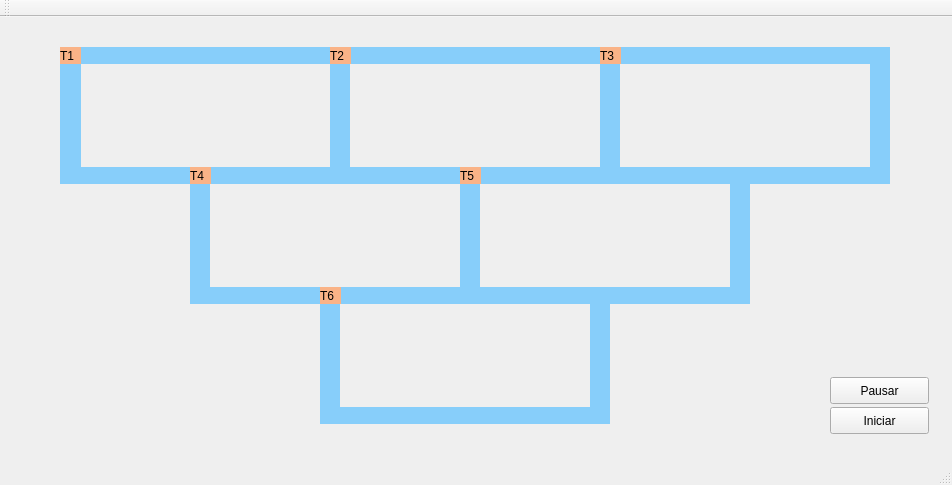
<?xml version="1.0" encoding="UTF-8"?>
<ui version="4.0">
 <class>MainWindow</class>
 <widget class="QMainWindow" name="MainWindow">
  <property name="geometry">
   <rect>
    <x>0</x>
    <y>0</y>
    <width>952</width>
    <height>485</height>
   </rect>
  </property>
  <property name="windowTitle">
   <string>MainWindow</string>
  </property>
  <property name="styleSheet">
   <string notr="true">QLabel { background: blue}</string>
  </property>
  <widget class="QWidget" name="centralWidget">
   <widget class="QLabel" name="label_trem1">
    <property name="geometry">
     <rect>
      <x>60</x>
      <y>30</y>
      <width>21</width>
      <height>17</height>
     </rect>
    </property>
    <property name="styleSheet">
     <string notr="true">QLabel { background: #fab387}</string>
    </property>
    <property name="text">
     <string>T1</string>
    </property>
   </widget>
   <widget class="QLabel" name="label_trilho1">
    <property name="geometry">
     <rect>
      <x>80</x>
      <y>30</y>
      <width>250</width>
      <height>17</height>
     </rect>
    </property>
    <property name="styleSheet">
     <string notr="true">QLabel { background: #87cefa}</string>
    </property>
    <property name="text">
     <string/>
    </property>
   </widget>
   <widget class="QLabel" name="label_trilho2">
    <property name="geometry">
     <rect>
      <x>80</x>
      <y>150</y>
      <width>250</width>
      <height>17</height>
     </rect>
    </property>
    <property name="styleSheet">
     <string notr="true">QLabel { background: #87cefa}</string>
    </property>
    <property name="text">
     <string/>
    </property>
   </widget>
   <widget class="QLabel" name="label_trilho3">
    <property name="geometry">
     <rect>
      <x>330</x>
      <y>30</y>
      <width>20</width>
      <height>137</height>
     </rect>
    </property>
    <property name="styleSheet">
     <string notr="true">QLabel { background: #87cefa}</string>
    </property>
    <property name="text">
     <string/>
    </property>
   </widget>
   <widget class="QLabel" name="label_trilho4">
    <property name="geometry">
     <rect>
      <x>60</x>
      <y>30</y>
      <width>21</width>
      <height>137</height>
     </rect>
    </property>
    <property name="styleSheet">
     <string notr="true">QLabel { background: #87cefa}</string>
    </property>
    <property name="text">
     <string/>
    </property>
   </widget>
   <widget class="QPushButton" name="botao_iniciar">
    <property name="geometry">
     <rect>
      <x>830</x>
      <y>390</y>
      <width>99</width>
      <height>27</height>
     </rect>
    </property>
    <property name="text">
     <string>Iniciar</string>
    </property>
   </widget>
   <widget class="QLabel" name="label_trilho3_2">
    <property name="geometry">
     <rect>
      <x>600</x>
      <y>30</y>
      <width>20</width>
      <height>137</height>
     </rect>
    </property>
    <property name="styleSheet">
     <string notr="true">QLabel { background: #87cefa}</string>
    </property>
    <property name="text">
     <string/>
    </property>
   </widget>
   <widget class="QLabel" name="label_trilho1_2">
    <property name="geometry">
     <rect>
      <x>350</x>
      <y>30</y>
      <width>250</width>
      <height>17</height>
     </rect>
    </property>
    <property name="styleSheet">
     <string notr="true">QLabel { background: #87cefa}</string>
    </property>
    <property name="text">
     <string/>
    </property>
   </widget>
   <widget class="QLabel" name="label_trilho2_2">
    <property name="geometry">
     <rect>
      <x>350</x>
      <y>150</y>
      <width>250</width>
      <height>17</height>
     </rect>
    </property>
    <property name="styleSheet">
     <string notr="true">QLabel { background: #87cefa}</string>
    </property>
    <property name="text">
     <string/>
    </property>
   </widget>
   <widget class="QLabel" name="label_trilho3_3">
    <property name="geometry">
     <rect>
      <x>870</x>
      <y>30</y>
      <width>20</width>
      <height>137</height>
     </rect>
    </property>
    <property name="styleSheet">
     <string notr="true">QLabel { background: #87cefa}</string>
    </property>
    <property name="text">
     <string/>
    </property>
   </widget>
   <widget class="QLabel" name="label_trilho1_3">
    <property name="geometry">
     <rect>
      <x>620</x>
      <y>30</y>
      <width>250</width>
      <height>17</height>
     </rect>
    </property>
    <property name="styleSheet">
     <string notr="true">QLabel { background: #87cefa}</string>
    </property>
    <property name="text">
     <string/>
    </property>
   </widget>
   <widget class="QLabel" name="label_trilho2_3">
    <property name="geometry">
     <rect>
      <x>620</x>
      <y>150</y>
      <width>250</width>
      <height>17</height>
     </rect>
    </property>
    <property name="styleSheet">
     <string notr="true">QLabel { background: #87cefa}</string>
    </property>
    <property name="text">
     <string/>
    </property>
   </widget>
   <widget class="QLabel" name="label_trilho2_4">
    <property name="geometry">
     <rect>
      <x>210</x>
      <y>270</y>
      <width>250</width>
      <height>17</height>
     </rect>
    </property>
    <property name="styleSheet">
     <string notr="true">QLabel { background: #87cefa}</string>
    </property>
    <property name="text">
     <string/>
    </property>
   </widget>
   <widget class="QLabel" name="label_trilho3_4">
    <property name="geometry">
     <rect>
      <x>190</x>
      <y>150</y>
      <width>20</width>
      <height>137</height>
     </rect>
    </property>
    <property name="styleSheet">
     <string notr="true">QLabel { background: #87cefa}</string>
    </property>
    <property name="text">
     <string/>
    </property>
   </widget>
   <widget class="QLabel" name="label_trilho3_5">
    <property name="geometry">
     <rect>
      <x>460</x>
      <y>150</y>
      <width>20</width>
      <height>137</height>
     </rect>
    </property>
    <property name="styleSheet">
     <string notr="true">QLabel { background: #87cefa}</string>
    </property>
    <property name="text">
     <string/>
    </property>
   </widget>
   <widget class="QLabel" name="label_trilho2_5">
    <property name="geometry">
     <rect>
      <x>480</x>
      <y>270</y>
      <width>250</width>
      <height>17</height>
     </rect>
    </property>
    <property name="styleSheet">
     <string notr="true">QLabel { background: #87cefa}</string>
    </property>
    <property name="text">
     <string/>
    </property>
   </widget>
   <widget class="QLabel" name="label_trilho3_7">
    <property name="geometry">
     <rect>
      <x>730</x>
      <y>150</y>
      <width>20</width>
      <height>137</height>
     </rect>
    </property>
    <property name="styleSheet">
     <string notr="true">QLabel { background: #87cefa}</string>
    </property>
    <property name="text">
     <string/>
    </property>
   </widget>
   <widget class="QLabel" name="label_trem2">
    <property name="geometry">
     <rect>
      <x>330</x>
      <y>30</y>
      <width>21</width>
      <height>17</height>
     </rect>
    </property>
    <property name="styleSheet">
     <string notr="true">QLabel { background: #fab387}</string>
    </property>
    <property name="text">
     <string>T2</string>
    </property>
   </widget>
   <widget class="QLabel" name="label_trem3">
    <property name="geometry">
     <rect>
      <x>600</x>
      <y>30</y>
      <width>21</width>
      <height>17</height>
     </rect>
    </property>
    <property name="styleSheet">
     <string notr="true">QLabel { background: #fab387}</string>
    </property>
    <property name="text">
     <string>T3</string>
    </property>
   </widget>
   <widget class="QLabel" name="label_trem4">
    <property name="geometry">
     <rect>
      <x>190</x>
      <y>150</y>
      <width>21</width>
      <height>17</height>
     </rect>
    </property>
    <property name="styleSheet">
     <string notr="true">QLabel { background: #fab387}</string>
    </property>
    <property name="text">
     <string>T4</string>
    </property>
   </widget>
   <widget class="QLabel" name="label_trem5">
    <property name="geometry">
     <rect>
      <x>460</x>
      <y>150</y>
      <width>21</width>
      <height>17</height>
     </rect>
    </property>
    <property name="styleSheet">
     <string notr="true">QLabel { background: #fab387}</string>
    </property>
    <property name="text">
     <string>T5</string>
    </property>
   </widget>
   <widget class="QLabel" name="label_trilho3_8">
    <property name="geometry">
     <rect>
      <x>590</x>
      <y>270</y>
      <width>20</width>
      <height>137</height>
     </rect>
    </property>
    <property name="styleSheet">
     <string notr="true">QLabel { background: #87cefa}</string>
    </property>
    <property name="text">
     <string/>
    </property>
   </widget>
   <widget class="QLabel" name="label_trilho3_6">
    <property name="geometry">
     <rect>
      <x>320</x>
      <y>270</y>
      <width>20</width>
      <height>137</height>
     </rect>
    </property>
    <property name="styleSheet">
     <string notr="true">QLabel { background: #87cefa}</string>
    </property>
    <property name="text">
     <string/>
    </property>
   </widget>
   <widget class="QLabel" name="label_trilho2_6">
    <property name="geometry">
     <rect>
      <x>340</x>
      <y>390</y>
      <width>250</width>
      <height>17</height>
     </rect>
    </property>
    <property name="styleSheet">
     <string notr="true">QLabel { background: #87cefa}</string>
    </property>
    <property name="text">
     <string/>
    </property>
   </widget>
   <widget class="QLabel" name="label_trem6">
    <property name="geometry">
     <rect>
      <x>320</x>
      <y>270</y>
      <width>21</width>
      <height>17</height>
     </rect>
    </property>
    <property name="styleSheet">
     <string notr="true">QLabel { background: #fab387}</string>
    </property>
    <property name="text">
     <string>T6</string>
    </property>
   </widget>
   <widget class="QPushButton" name="botao_pausar">
    <property name="geometry">
     <rect>
      <x>830</x>
      <y>360</y>
      <width>99</width>
      <height>27</height>
     </rect>
    </property>
    <property name="text">
     <string>Pausar</string>
    </property>
   </widget>
   <zorder>label_trilho3_8</zorder>
   <zorder>label_trilho3_6</zorder>
   <zorder>label_trilho3_4</zorder>
   <zorder>label_trilho1</zorder>
   <zorder>label_trilho2</zorder>
   <zorder>label_trilho3</zorder>
   <zorder>label_trilho4</zorder>
   <zorder>label_trem1</zorder>
   <zorder>botao_iniciar</zorder>
   <zorder>label_trilho3_2</zorder>
   <zorder>label_trilho1_2</zorder>
   <zorder>label_trilho2_2</zorder>
   <zorder>label_trilho3_3</zorder>
   <zorder>label_trilho1_3</zorder>
   <zorder>label_trilho2_3</zorder>
   <zorder>label_trilho2_4</zorder>
   <zorder>label_trilho3_5</zorder>
   <zorder>label_trilho2_5</zorder>
   <zorder>label_trilho3_7</zorder>
   <zorder>label_trem2</zorder>
   <zorder>label_trem3</zorder>
   <zorder>label_trem4</zorder>
   <zorder>label_trem5</zorder>
   <zorder>label_trilho2_6</zorder>
   <zorder>label_trem6</zorder>
   <zorder>botao_pausar</zorder>
  </widget>
  <widget class="QMenuBar" name="menuBar">
   <property name="geometry">
    <rect>
     <x>0</x>
     <y>0</y>
     <width>952</width>
     <height>25</height>
    </rect>
   </property>
  </widget>
  <widget class="QToolBar" name="mainToolBar">
   <attribute name="toolBarArea">
    <enum>TopToolBarArea</enum>
   </attribute>
   <attribute name="toolBarBreak">
    <bool>false</bool>
   </attribute>
  </widget>
  <widget class="QStatusBar" name="statusBar"/>
 </widget>
 <layoutdefault spacing="6" margin="11"/>
 <resources/>
 <connections/>
</ui>
